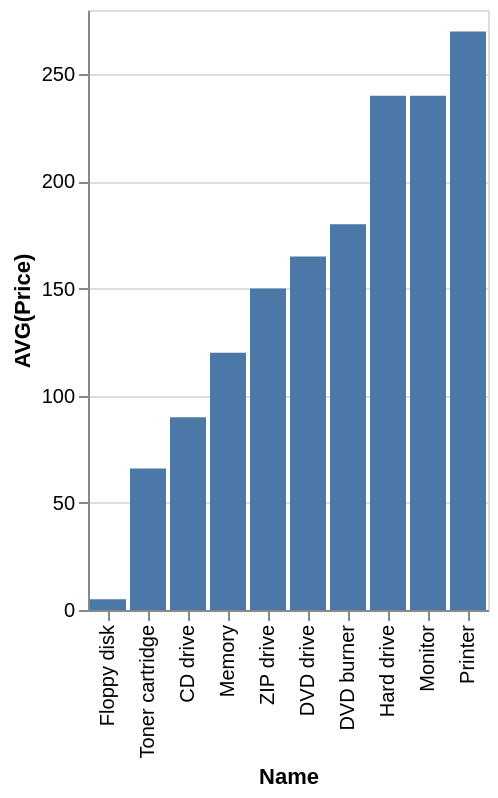

Write the Vega-Lite specification saved for this chart.
### Vega-Lite specification from a JSON file in a GitHub repository (floating-point values rounded to 4 significant figures)
{"data": {"values": [{"x_data": "CD drive", "y_data": 90}, {"x_data": "DVD burner", "y_data": 180}, {"x_data": "DVD drive", "y_data": 165}, {"x_data": "Floppy disk", "y_data": 5}, {"x_data": "Hard drive", "y_data": 240}, {"x_data": "Memory", "y_data": 120}, {"x_data": "Monitor", "y_data": 240}, {"x_data": "Printer", "y_data": 270}, {"x_data": "Toner cartridge", "y_data": 66}, {"x_data": "ZIP drive", "y_data": 150}]}, "mark": "bar", "encoding": {"x": {"field": "x_data", "type": "nominal", "title": "Name", "sort": {"op": "sum", "field": "y_data", "order": "ascending"}}, "y": {"field": "y_data", "type": "quantitative", "title": "AVG(Price)"}}}
